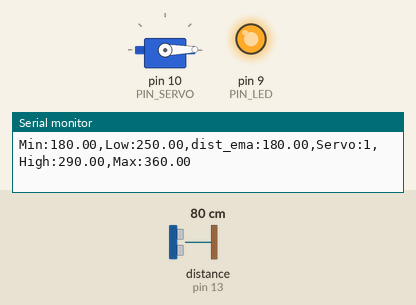
Recording of a sketch running on a simulated Arduino Uno, built with avr-gcc and run on an emulated ATmega328P. Parts: servo, output pins drawn as LEDs (lit = HIGH), the last lines printed to the serial monitor. Wiring (inferred from the names in the program): ultrasonic range finder: trigger pin 12; echo pin 13. The inputs (shaded band) are chosen by the test bench; at power-on: distance to the obstacle (sensor on pin 13) 80 cm. The echo pulse lasts 58.3 µs per cm; pins used as bus, display or sensor lines are not drawn.

Above: at 1.2 s.
1.3 s: distance to the obstacle (sensor on pin 13) set to 40 cm
2.8 s: distance to the obstacle (sensor on pin 13) set to 33 cm
At 3.8 s:
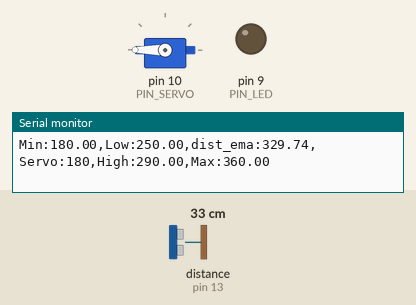
4.3 s: distance to the obstacle (sensor on pin 13) set to 26 cm
At 5.5 s:
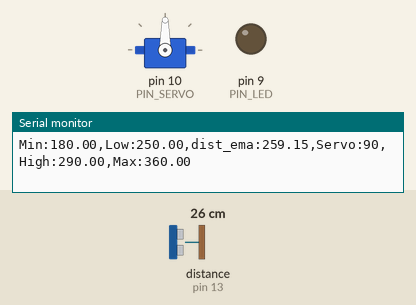
5.8 s: distance to the obstacle (sensor on pin 13) set to 2 cm
At 6.9 s:
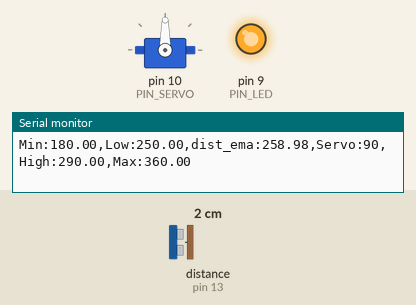
7.3 s: distance to the obstacle (sensor on pin 13) set to 18 cm
At 8.4 s:
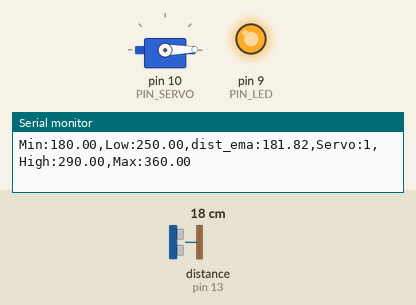
8.8 s: distance to the obstacle (sensor on pin 13) set to 20 cm
At 9.2 s:
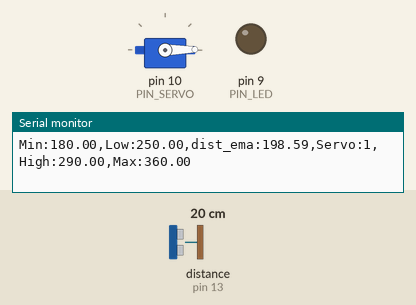
Timing chart, 0 to 11.3 s (numbered marks = the images above; inputs shaded):
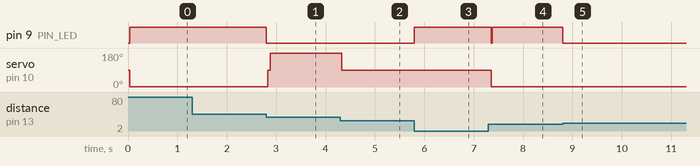

Measured:
- the behaviour switches between 36 and 35 cm on distance to the obstacle (sensor on pin 13) (found by bisection; images 0 and 1)
- the behaviour switches between 30 and 29 cm on distance to the obstacle (sensor on pin 13) (found by bisection; images 1 and 2)
- the behaviour switches between 18 and 19 cm on distance to the obstacle (sensor on pin 13) (found by bisection; images 4 and 5)
- after the input at 2.8 s, pin 9 (PIN_LED): HIGH → LOW at once; servo on pin 10 (PIN_SERVO): 1° → 180° at once
- after the input at 4.3 s, servo on pin 10 (PIN_SERVO): 180° → 90° at once
- after the input at 5.8 s, pin 9 (PIN_LED): LOW → HIGH at once
- after the input at 7.3 s, pin 9 (PIN_LED): HIGH → LOW after 0.05 s, → HIGH 0.03 s later; servo on pin 10 (PIN_SERVO): 90° → 1° after 0.05 s
- after the input at 8.8 s, pin 9 (PIN_LED): HIGH → LOW at once

The sketch:

11_example_1.ino
```cpp
#include <Servo.h>

// Arduino pin assignment
#define PIN_LED   9   // LED active-low
#define PIN_TRIG  12  // sonar sensor TRIGGER
#define PIN_ECHO  13  // sonar sensor ECHO
#define PIN_SERVO 10  // servo motor

// configurable parameters for sonar
#define SND_VEL 346.0     // sound velocity at 24 celsius degree (unit: m/sec)
#define INTERVAL 25      // sampling interval (unit: msec)
#define PULSE_DURATION 10 // ultra-sound Pulse Duration (unit: usec)
#define _DIST_MIN 180.0   // minimum distance to be measured (unit: mm)
#define _DIST_MAX 360.0   // maximum distance to be measured (unit: mm)

#define TIMEOUT ((INTERVAL / 2) * 1000.0) // maximum echo waiting time (unit: usec)
#define SCALE (0.001 * 0.5 * SND_VEL) // coefficent to convert duration to distance

#define _EMA_ALPHA 0.35    // EMA weight of new sample (range: 0 to 1)
                          // Setting EMA to 1 effectively disables EMA filter.

// Target Distance
#define _TARGET_LOW  250.0
#define _TARGET_HIGH 290.0

// duty duration for myservo.writeMicroseconds()
// NEEDS TUNING (servo by servo)

#define _DUTY_MIN 553 // servo full clockwise position (0 degree)
#define _DUTY_MAX 2399 // servo full counterclockwise position (180 degree)

#define _DUTY_NEU (_DUTY_MIN + _DUTY_MAX) / 2 // servo neutral position (90 degree)

// global variables
float  dist_ema, dist_prev = _DIST_MAX; // unit: mm
unsigned long last_sampling_time;       // unit: ms

Servo myservo;

void setup() {
  // initialize GPIO pins
  pinMode(PIN_LED, OUTPUT);
  pinMode(PIN_TRIG, OUTPUT);    // sonar TRIGGER
  pinMode(PIN_ECHO, INPUT);     // sonar ECHO
  digitalWrite(PIN_TRIG, LOW);  // turn-off Sonar

  myservo.attach(PIN_SERVO);
  myservo.writeMicroseconds(_DUTY_NEU);

  // initialize USS related variables
  dist_prev = _DIST_MIN; // raw distance output from USS (unit: mm)
  last_sampling_time = millis();

  // initialize serial port
  Serial.begin(57600);
}

void loop() {
  float  dist_raw, dist_filtered;

  // wait until next sampling time.
  // millis() returns the number of milliseconds since the program started.
  // will overflow after 50 days.
  if (millis() < last_sampling_time + INTERVAL)
    return;

  // get a distance reading from the USS
  dist_raw = USS_measure(PIN_TRIG, PIN_ECHO);

  // the range filter
  if ((dist_raw == 0.0) || (dist_raw > _DIST_MAX)) {
      dist_filtered = dist_prev;
      digitalWrite(PIN_LED, HIGH); // LED OFF
  } else if (dist_raw < _DIST_MIN) {
      dist_filtered = dist_prev;
      digitalWrite(PIN_LED, HIGH); // LED OFF
  } else {    // In desired Range
      dist_filtered = dist_raw;
      dist_prev = dist_raw;
      digitalWrite(PIN_LED, LOW); // LED ON
  }

  // Modify the below line to implement the EMA equation
  dist_ema = _EMA_ALPHA * dist_filtered + (1 - _EMA_ALPHA) * dist_ema;

  // adjust servo position according to the USS read value
  // add your code here!
  int duty;
  if (dist_ema < _TARGET_LOW) {
    duty = _DUTY_MIN;
  }
  else if (dist_ema > _TARGET_HIGH) {
    duty = _DUTY_MAX;
  }
  else {
    duty = _DUTY_NEU;
  }
  myservo.writeMicroseconds(duty);


  // output the distance to the serial port
  Serial.print("Min:");    Serial.print(_DIST_MIN);
  Serial.print(",Low:");   Serial.print(_TARGET_LOW);
  Serial.print(",dist_ema:");  Serial.print(dist_ema);
  Serial.print(",Servo:"); Serial.print(myservo.read());
  Serial.print(",High:");  Serial.print(_TARGET_HIGH);
  Serial.print(",Max:");   Serial.print(_DIST_MAX);
  Serial.println("");

  // update last sampling time
  last_sampling_time += INTERVAL;
}

// get a distance reading from USS. return value is in millimeter.
float USS_measure(int TRIG, int ECHO)
{
  digitalWrite(TRIG, HIGH);
  delayMicroseconds(PULSE_DURATION);
  digitalWrite(TRIG, LOW);

  return pulseIn(ECHO, HIGH, TIMEOUT) * SCALE; // unit: mm
}
```
